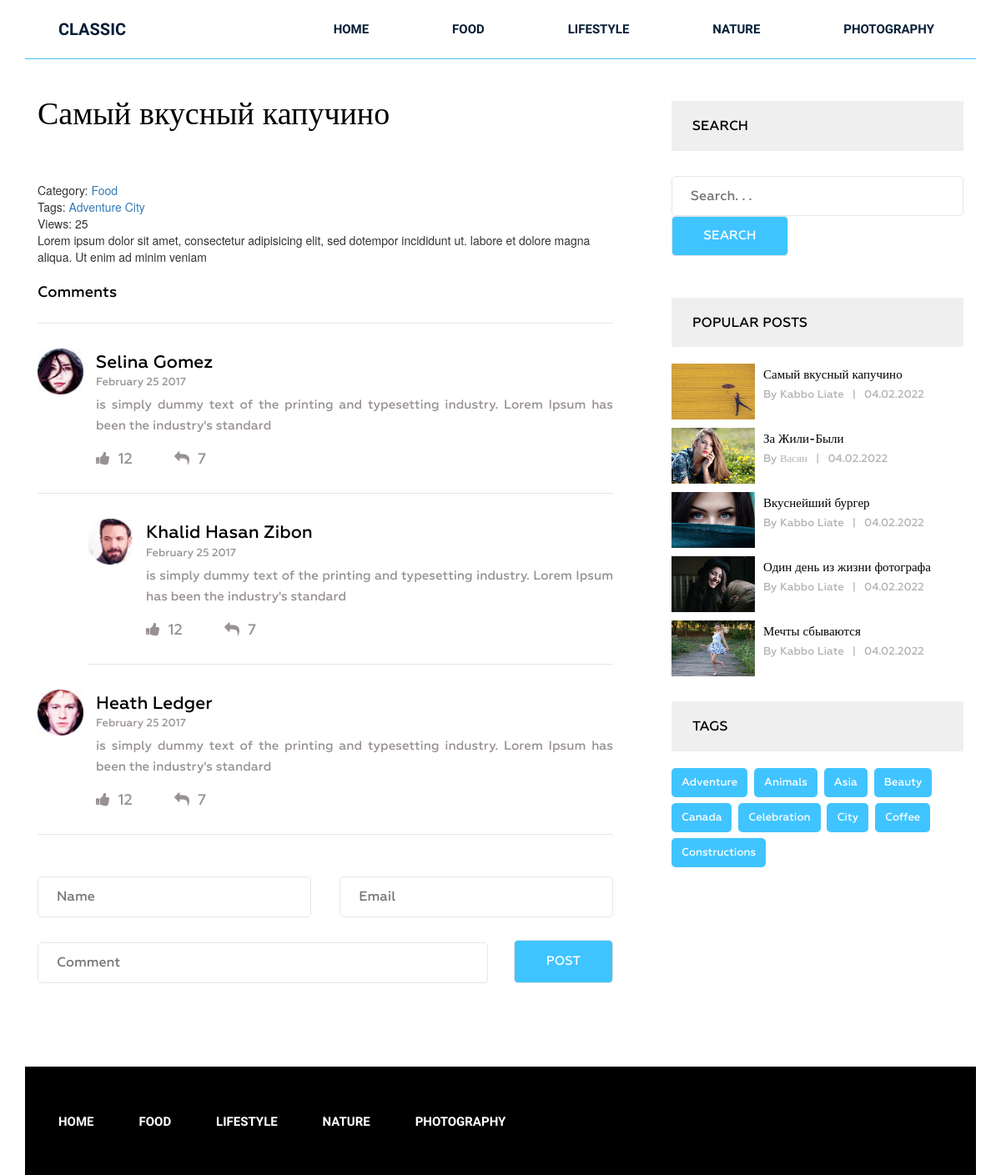
Page /post/samyj-vkusnyj-kapuchino/ on the committed database.
### blog/models.py (models this page shows, shortened)
class Category(models.Model):
    title = models.CharField(max_length=64)
    slug = models.SlugField(max_length=64, verbose_name='Url', unique=True)
    def __str__(self):
        return self.title
    def get_absolute_url(self):
        return reverse('category', kwargs={"slug":self.slug})
    class Meta:
        verbose_name = 'Категория(ю)'
        verbose_name_plural = 'Категории'
        ordering = ['title']

class Post(models.Model):
    title = models.CharField(max_length=64)
    slug = models.SlugField(max_length=64, verbose_name='Url', unique=True)
    author = models.CharField(max_length=64)
    content = models.TextField(blank=True)
    created_at = models.DateTimeField(auto_now_add=True, verbose_name='Опубликовано')
    updated_at = models.DateTimeField(auto_now=True,verbose_name='Последнее обновление')
    photo = models.ImageField(upload_to='photos/%Y/%m/%d/', blank = True)
    views = models.IntegerField(default = 0, verbose_name='Количество просмотров')
    category = models.ForeignKey(Category, on_delete=models.PROTECT, related_name='posts')
    tags = models.ManyToManyField(Tag, blank=True, related_name='posts')
    def get_absolute_url(self):
        return reverse('post', kwargs={"slug": self.slug})
    class Meta:
        verbose_name = 'Статья(ю)'
        verbose_name_plural = 'Статьи'
        ordering = ['-created_at']

class Tag(models.Model):
    title = models.CharField(max_length=64)
    slug = models.SlugField(max_length=64, verbose_name='Url', unique=True)
    def get_absolute_url(self):
        return reverse('tag', kwargs={"slug":self.slug})
    class Meta:
        verbose_name = 'Тэг'
        verbose_name_plural = 'Тэги'
        ordering = ['title']

### blog/views.py (the view)
# urls.py: path('post/<str:slug>/', GetPost.as_view(), name='post'),
class GetPost(DetailView):
    model = Post
    template_name = 'blog/single.html'
    context_object_name = 'post'
    def get_context_data(self, *, object_list=None, **kwargs):
        context = super().get_context_data(**kwargs)
        self.object.views = F('views') +1
        self.object.save()
        self.object.refresh_from_db()
        return context

### blog/templatetags/menu.py (called while the page is built)
@register.inclusion_tag('blog/menu_tpl.html')
def show_menu(menu_class='menu'):
    categories = Category.objects.all()
    return {"categories": categories, "menu_class":menu_class}

### blog/templatetags/sidebar.py (called while the page is built)
@register.inclusion_tag('blog/popular_posts_tpl.html')
def get_popular(cnt=3):
    posts = Post.objects.order_by('-views')[:cnt]
    return {"posts": posts}

@register.inclusion_tag('blog/tags_tpl.html')
def get_tags():
    tags = Tag.objects.all()
    return {"tags":tags}

### blog/templates/blog/single.html (shortened to what this page needs)
{% extends 'base.html' %}
{% load static %}
{% load sidebar %}
{% block content %}
<section class="single-blog-area">
    <div class="container">
        <div class="row">
            <div class="col-md-12">
                <div class="border-top">
                    <div class="col-md-8">
                        <div class="blog-area">
                            <div class="blog-area-part">
                                <h2>{{ post.title }}</h2>
                                <div class="single-content">
                                    <div>
                                        <span>Category: <a href="{{ post.category.get_absolute_url }}">{{ post.category }}</a></span>
                                        <br>
                                        {% if post.tags.exists %}
                                        <span>
                                            Tags:
                                            {% for tag in post.tags.all %}
                                            <a href="{{ tag.get_absolute_url }}">{{ tag.title }}</a>
                                            {% endfor %}
                                        </span>
                                        <br>
                                        {% endif %}
                                        <span>Views: {{ post.views }}</span>
                                    </div>
                                    {{ post.content|safe }}
                                </div>
                            </div>
                            <div class="commententries">
                                <h3>Comments</h3>
                                <ul class="commentlist">
                                    <li>
                                        <article class="comment">
                                            <header class="comment-author">
                                                <img src="img/author-1.jpg" alt="">
                                            </header>
                                            <section class="comment-details">
                                                <div class="author-name">
                                                    <h5><a href="#">Selina Gomez</a></h5>
                                                    <p>February 25 2017</p>
                                                </div>
                                                <div class="comment-body">
                                                    <p>is simply dummy text of the printing and typesetting industry.
                                                        Lorem Ipsum has been the industry's standard </p>
                                                </div>
                                                <div class="reply">
                                                    <p><span><a href="#"><i class="fa fa-thumbs-up"
                                                                            aria-hidden="true"></i></a>12</span><span><a
                                                            href="#"><i class="fa fa-reply" aria-hidden="true"></i></a>7</span>
                                                    </p>
                                                </div>
                                            </section>
                                        </article>
                                        <ul class="children">
                                            <li>
                                                <article class="comment">
                                                    <header class="comment-author">
                                                        <img src="img/author-2.jpg" alt="">
                                                    </header>
                                                    <section class="comment-details">
                                                        <div class="author-name">
                                                            <h5><a href="#">Khalid Hasan Zibon</a></h5>
                                                            <p>February 25 2017</p>
                                                        </div>
                                                        <div class="comment-body">
                                                            <p>is simply dummy text of the printing and typesetting
                                                                industry. Lorem Ipsum has been the industry's
                                                                standard </p>
                                                        </div>
                                                        <div class="reply">
                                                            <p><span><a href="#"><i class="fa fa-thumbs-up"
                                                                                    aria-hidden="true"></i></a>12</span><span><a
                                                                    href="#"><i class="fa fa-reply"
                                                                                aria-hidden="true"></i></a>7</span></p>
                                                        </div>
                                                    </section>
                                                </article>
                                            </li>
                                        </ul>
                                    </li>
                                    <li>
                                        <article class="comment">
                                            <header class="comment-author">
                                                <img src="img/author-3.jpg" alt="">
                                            </header>
                                            <section class="comment-details">
                                                <div class="author-name">
                                                    <h5><a href="#">Heath Ledger</a></h5>
                                                    <p>February 25 2017</p>
                                                </div>
                                                <div class="comment-body">
                                                    <p>is simply dummy text of the printing and typesetting industry.
                                                        Lorem Ipsum has been the industry's standard </p>
                                                </div>
                                                <div class="reply">
                                                    <p><span><a href="#"><i class="fa fa-thumbs-up"
                                                                            aria-hidden="true"></i></a>12</span><span><a
                                                            href="#"><i class="fa fa-reply" aria-hidden="true"></i></a>7</span>
                                                    </p>
                                                </div>
                                            </section>
                                        </article>
                                    </li>
                                </ul>
                            </div>
                            <form action="#" method="get">
                                <div class="name">
                                    <input type="text" name="" id="" placeholder="Name" class="name">
                                </div>
                                <div class="email">
                                    <input type="email" name="" id="" placeholder="Email" class="email">
                                </div>
                                <div class="comment">
                                    <input type="text" name="" id="" placeholder="Comment" class="comment">
                                </div>
                                <div class="post">
                                    <input type="submit" value="Post">
                                </div>
                            </form>
                        </div>
                    </div>
                    <div class="col-md-4">
                        <div class="newsletter">
                            <h2 class="sidebar-title">Search</h2>
                            <form action="{% url 'search' %}" method="get">
                                <input type="text" name="s" placeholder="Search. . .">
                                <input type="submit" value="Search">
                            </form>
                        </div>
                        {% get_popular 5 %}
                        {% get_tags %}
                    </div>
                </div>
            </div>
        </div>
    </div>
</section>
{% endblock %}

### blog/templates/blog/popular_posts_tpl.html
<h2 class="sidebar-title">Popular posts</h2>
<div class="grid">
    {% for post in posts %}
    <div class="portfolio-item popular">
        {% if post.photo %}
        <img src="{{ post.photo.url }}" alt="{{ post.title }}">
        {% else %}
        <img src="https://picsum.photos/id/1060/300/201/?blur=2" alt="{{ post.title }}">
        {% endif %}
        <div class="portfolio-text">
            <h5><a href="{{ post.get_absolute_url }}">{{ post.title }}</a></h5>
            <p>By {{ post.author }}<span>|</span>{{ post.created_at|date:"d.m.Y" }}</p>
        </div>
    </div>
    {% endfor %}
</div>

### rows in the picture
Category: title "FOOD"
Category: title "LIFESTYLE"
Category: title "NATURE"
Category: title "PHOTOGRAPHY"
Post: title "Самый вкусный капучино", category "Food", views "25", content "Lorem ipsum dolor sit amet, consectetur adipisicing elit, sed dotempor incididunt ut. labore et dolore magna aliqua. Ut enim ad minim veniam", photo (picture), author "Kabbo Liate", created_at "04.02.2022"
Tag: title "Adventure"
Tag: title "City"
Post: photo (picture), title "За Жили-Были", author "Васян", created_at "04.02.2022"
Post: photo (picture), title "Вкуснейший бургер", author "Kabbo Liate", created_at "04.02.2022"
Post: photo (picture), title "Один день из жизни фотографа", author "Kabbo Liate", created_at "04.02.2022"
Post: photo (picture), title "Мечты сбываются", author "Kabbo Liate", created_at "04.02.2022"
Tag: title "Animals"
Tag: title "Asia"
Tag: title "Beauty"
Tag: title "Canada"
Tag: title "Celebration"
Tag: title "Coffee"
Tag: title "Constructions"
